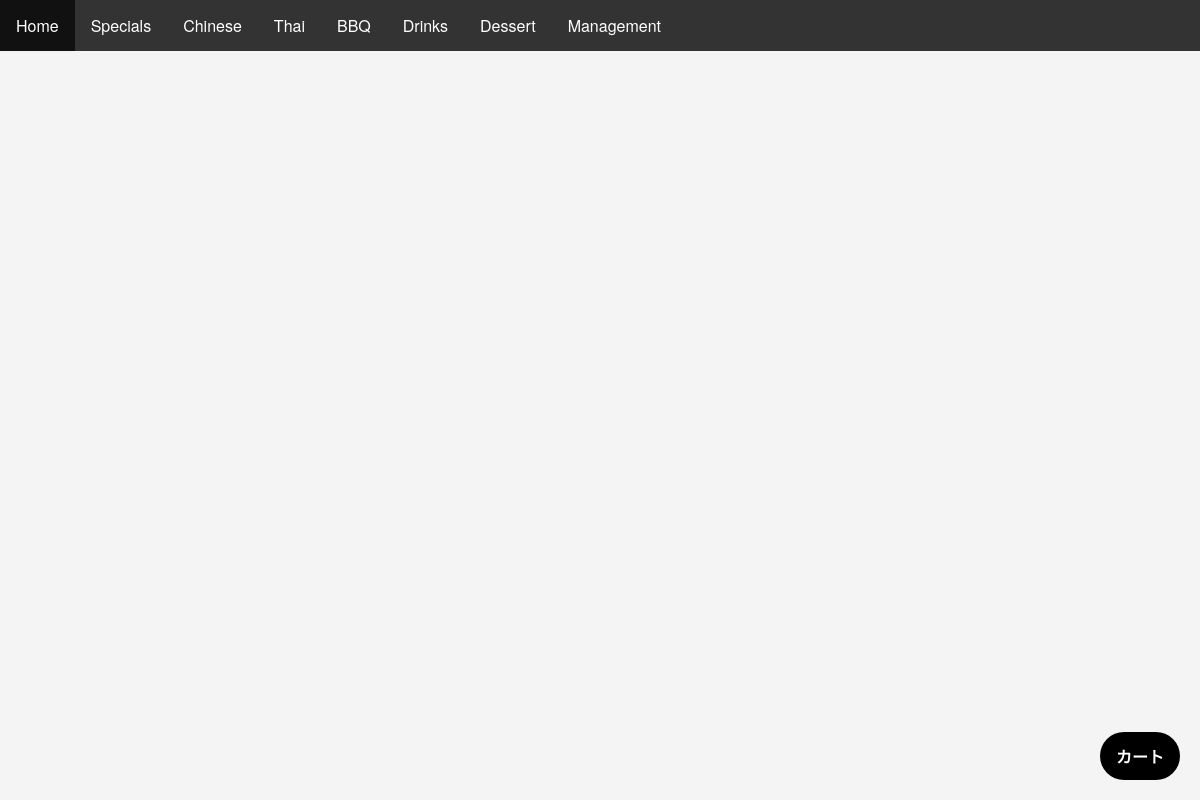
The app's page /menu.php?categoryId=1, older data.
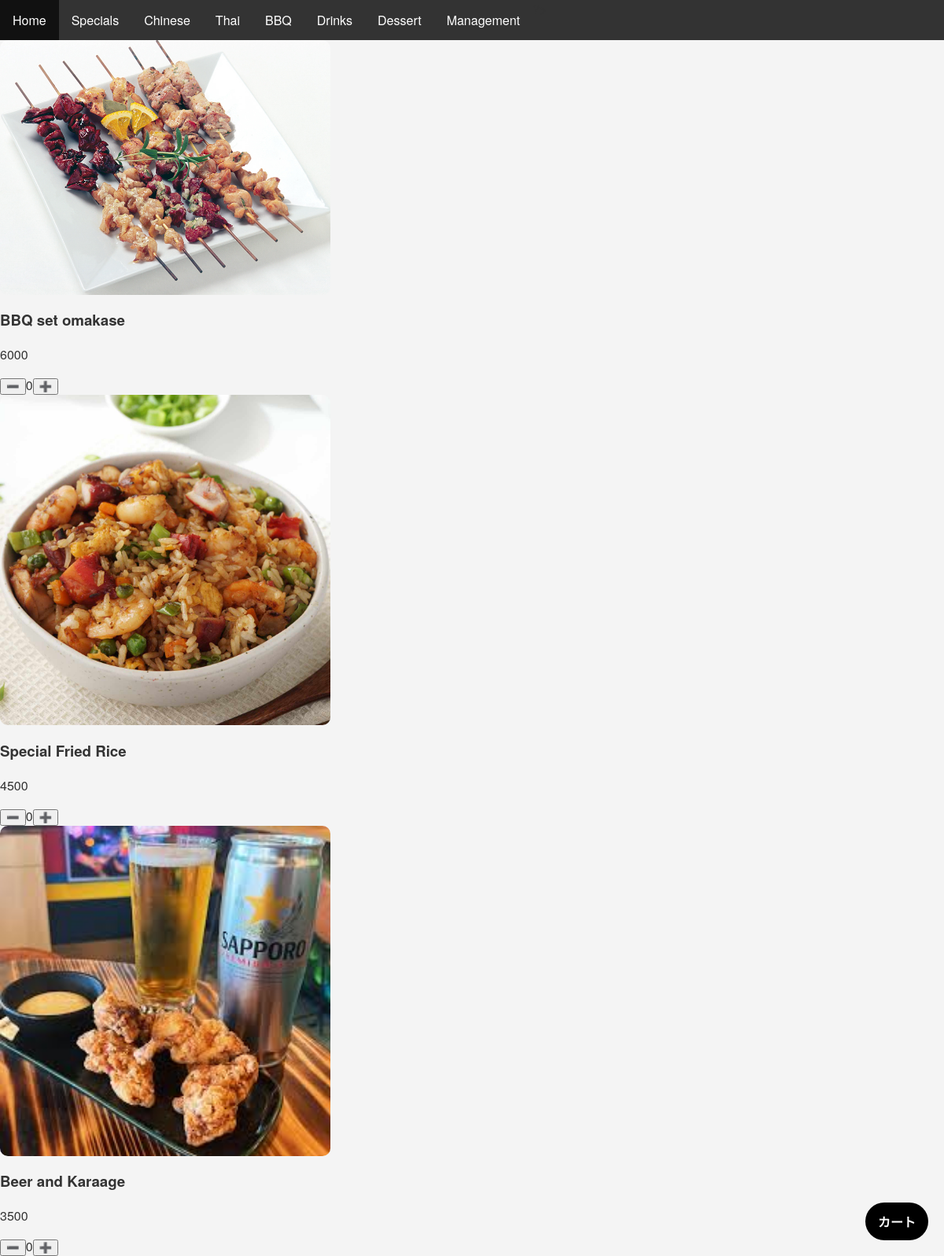
The same page, newer data.
### tables this page shows
CREATE TABLE `scategory` (
  `id` int(11) NOT NULL,
  `state` int(11) DEFAULT 1,
  `categoryId` int(11) NOT NULL,
  `categoryName` text NOT NULL
);

CREATE TABLE `sitem` (
  `id` int(11) NOT NULL,
  `state` int(11) DEFAULT 1,
  `category` int(11) NOT NULL,
  `name` varchar(50) NOT NULL,
  `price` int(11) NOT NULL
);

### menu.php (the view, shortened to what this page needs)
<?php
require_once "pdo.php";
$categoryId = $_GET['categoryId'];
$sqlItem = "SELECT * FROM sitem WHERE category = :categoryId ORDER BY id ASC";
$stmtItem = $pdo->prepare($sqlItem);
$stmtItem->bindValue(':categoryId', $categoryId, PDO::PARAM_INT);
$stmtItem->execute();
$items = $stmtItem->fetchAll(PDO::FETCH_ASSOC);
echo '<!doctype html>
<html>
<head>
<meta charset="utf-8">
<meta name="viewport" content="width=device-width, initial-scale=1.0">
<link rel="stylesheet" href="./style.css?v=<?= filemtime(__DIR__ . "/style.css") ?>
<script src="script.js" defer></script>
</head>
<body>';
include "nav.php";
foreach ($items as $item) {
    $name = (string) $item['name'];
    $id = (int) $item["id"];
    $qty = $_SESSION['cart'][$id]['amount'] ?? 0;
    $filename = $name . ".jpg";
    echo '<section>';
    echo '<img src="./upfiles/' . $filename . '" alt="">';
    echo '<div>';
    echo '<h3>' . $item["name"] . '</h3>';
    echo '<p>' . $item["price"] . '</p>';
    echo '</div>';
    echo '<button type="button" class="minus" data-id="' . $id . '" data-name="' . htmlspecialchars($name) . '">➖️</button>';
    echo '<span class="qty">' . (int) $qty . '</span>';
    echo '<button type="button" class="plus"  data-id="' . $id . '" data-name="' . htmlspecialchars($name) . '">➕️</button>';
    echo '</section>';
}
echo '<a href="ordercheck.php" class="order-check">カート</a>';
echo '</body></html>';
?>

### nav.php (shortened to what this page needs)
<?php
require_once("pdo.php");
$sqlCategory = "SELECT * FROM sCategory WHERE state = 1 ORDER BY categoryId ASC";
$stmtCategory = $pdo->prepare($sqlCategory);
$stmtCategory->execute();
$categories = $stmtCategory->fetchAll(PDO::FETCH_ASSOC);
?>
<!DOCTYPE html>
<html lang="ja">
<link rel="stylesheet" href="./style.css">
<ul>
    <li><a href="index.php">Home</a></li>
<?php
foreach ($categories as $category) { ?>
    <li><a href="menu.php?categoryId=<?= $category['categoryId'] ?>"><?php echo $category['categoryName']; ?></a>
    </li>
<?php } ?>
    <li><a href="management.php">Management</a></li>
</ul>
</html>

Row changes from the older to the newer data that the page shows:
added sitem: name (picture), name "BBQ set omakase", price "6000", id "0"
added sitem: name (picture), name "Special Fried Rice", price "4500", id "0"
added sitem: name (picture), name "Beer and Karaage", price "3500", id "0"
